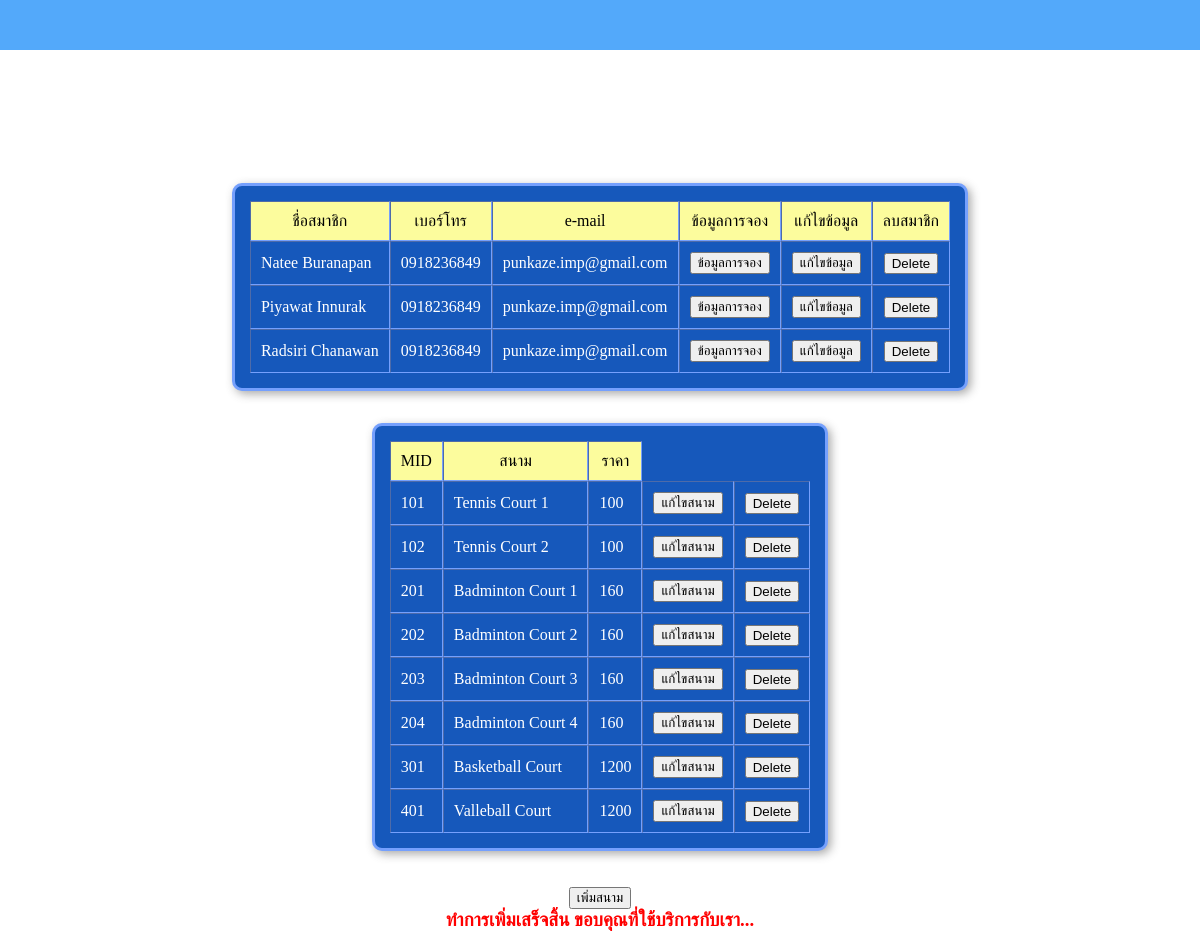
The page /part-admin/admin-finsertfeild.php on the database as committed earlier.
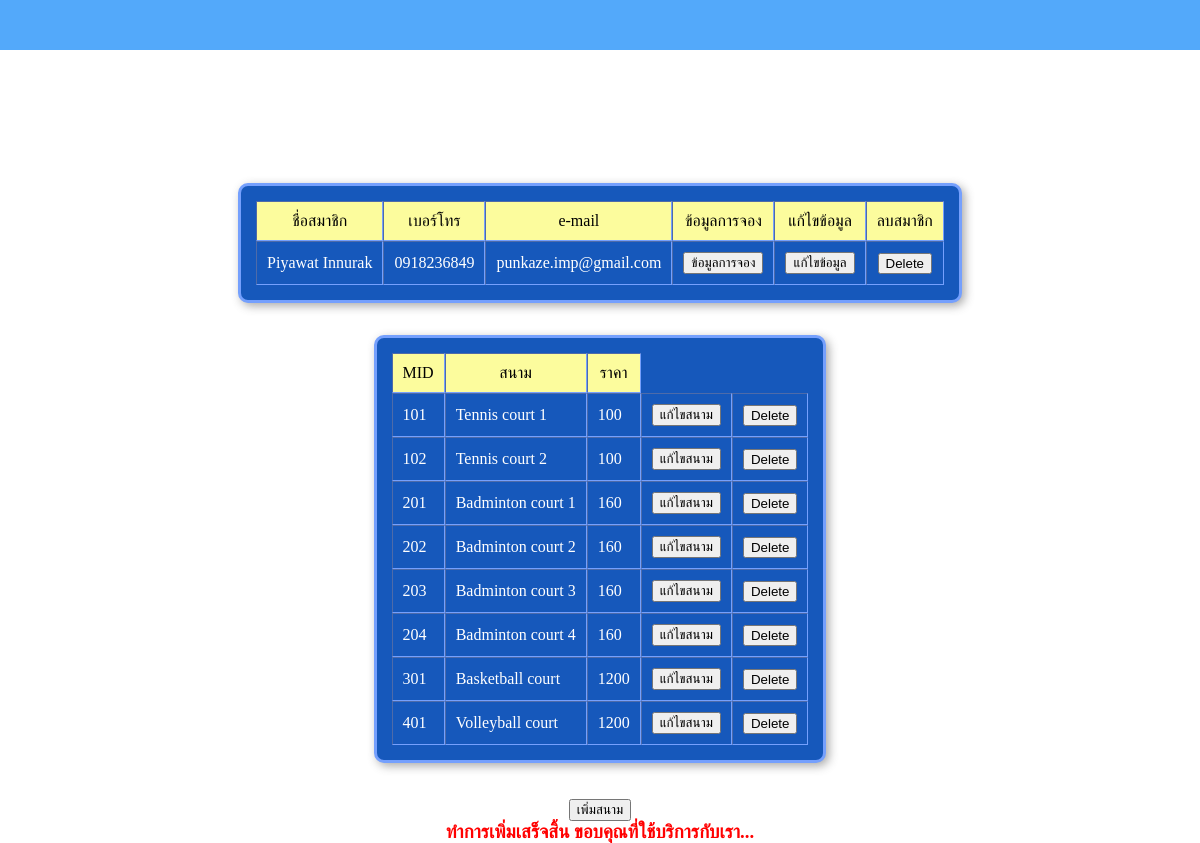
The same page on the database as committed later.
### tables this page shows
CREATE TABLE `member` (
  `MID` int(11) NOT NULL,
  `Mname` text NOT NULL,
  `Mtel` text NOT NULL,
  `Mmail` text NOT NULL
);

CREATE TABLE `feild` (
  `FID` int(11) NOT NULL,
  `Fname` text NOT NULL,
  `Fprice` int(11) NOT NULL
);

### part-admin/admin.php (the view, shortened to what the changed rows need)
<!DOCTYPE html>
<html lang="en">
<head>
    <link rel="stylesheet" href="../others/style.css">
</head>
<body>
    <?php
        $connect = mysqli_connect("localhost","root","","sport");
        $sql = 'select * from member ORDER BY Mname ASC';
        $result = mysqli_query($connect,$sql);
        $numrows = mysqli_num_rows($result);
        if (!$result) {
            echo mysqli_error().'<br>';
            die('Can not access database!');
        } else {
            if ($numrows > 0) {
                echo '<h1>Admin Page</h1>';
                echo '<table border="1" cellpading="0" cellspacing="0"><tr id="tHead">';
                echo '</tr>';
                    while ($row = mysqli_fetch_array($result)) {
                        echo '<tr>';
                        echo '<td>'.$row['Mname'].'</td>';
                        echo '<td>'.$row['Mtel'].'</td>';
                        echo '<td>'.$row['Mmail'].'</td>';
                        echo '<td align="center">
                                <form name="bDetail'.$row['MID'].'" method="post" action="admin-bookingdetail.php">
                                    <input type="submit" value="ข้อมูลการจอง">
                                    <input type="hidden" name="mID" value="'.$row['MID'].'">
                                    <input type="hidden" name="Mname" value="'.$row['Mname'].'">
                                </form>
                            </td>';
                        echo '<td align="center">
                                <form name="mUpdate'.$row['MID'].'" method="post" action="admin-updateMember.php">
                                    <input type="submit" value="แก้ไขข้อมูล">
                                    <input type="hidden" name="mID" value="'.$row['MID'].'">
                                    <input type="hidden" name="Mname" value="'.$row['Mname'].'">
                                </form>
                            </td>';
                        echo '<td align="center">
                                <form name="mDelete'.$row['MID'].'" method="post" action="admin-deleteMember.php">
                                    <input type="submit" value="Delete">
                                    <input type="hidden" name="mID" value="'.$row['MID'].'">
                                </form>
                            </td>';
                        echo '</tr>';
                    }
                echo '</table>';
            } else {
                echo '<table><tr><td>คุณไม่เคยมีประวัติการจอง</td></tr></table>';
            }
        }
    ?>
<?php
        $connect = mysqli_connect("localhost","root","","sport");
        $sql = 'select * from feild';
        $result = mysqli_query($connect,$sql);
        $numrows = mysqli_num_rows($result);
        if (!$result) {
            echo mysqli_error().'<br>';
            die('Can not access database!');
        } else {
            if ($numrows > 0) {
                echo '<table border="1" cellpading="0" cellspacing="0"><tr id="tHead">';
                echo '</tr>';
                    while ($row = mysqli_fetch_array($result)) {
                        echo '<tr>';
                        echo '<td>'.$row['FID'].'</td>';
                        echo '<td>'.$row['Fname'].'</td>';
                        echo '<td>'.$row['Fprice'].'</td>';
                        echo '<td align="center">
                                <form name="mUpdate'.$row['FID'].'" method="post" action="admin-updatefeild.php">
                                    <input type="submit" value="แก้ไขสนาม">
                                    <input type="hidden" name="fID" value="'.$row['FID'].'">
                                    <input type="hidden" name="fname" value="'.$row['Fname'].'">
                                </form>
                            </td>';
                        echo '<td align="center">
                                <form name="mDelete'.$row['FID'].'" method="post" action="admin-deleteMember.php">
                                    <input type="submit" value="Delete">
                                    <input type="hidden" name="fID" value="'.$row['FID'].'">
                                </form>
                            </td>';
                        echo '</tr>';
                    }
                echo '</table>';
            } else {
                echo '<table><tr><td>คุณไม่เคยมีประวัติการจอง</td></tr></table>';
            }
            echo '<br><br>';
        }
    ?>
</body>
</html>

Rows that differ between the two databases and show on the page:
removed member: Mname "Natee Buranapan", Mtel "0918236849", Mmail "punkaze.imp@gmail.com"
removed member: Mname "Radsiri Chanawan", Mtel "0918236849", Mmail "punkaze.imp@gmail.com"
changed feild id 101: Fname "Tennis Court 1" → "Tennis court 1"
changed feild id 102: Fname "Tennis Court 2" → "Tennis court 2"
changed feild id 201: Fname "Badminton Court 1" → "Badminton court 1"
changed feild id 202: Fname "Badminton Court 2" → "Badminton court 2"
changed feild id 203: Fname "Badminton Court 3" → "Badminton court 3"
changed feild id 204: Fname "Badminton Court 4" → "Badminton court 4"
changed feild id 301: Fname "Basketball Court" → "Basketball court"
changed feild id 401: Fname "Valleball Court" → "Volleyball court"
